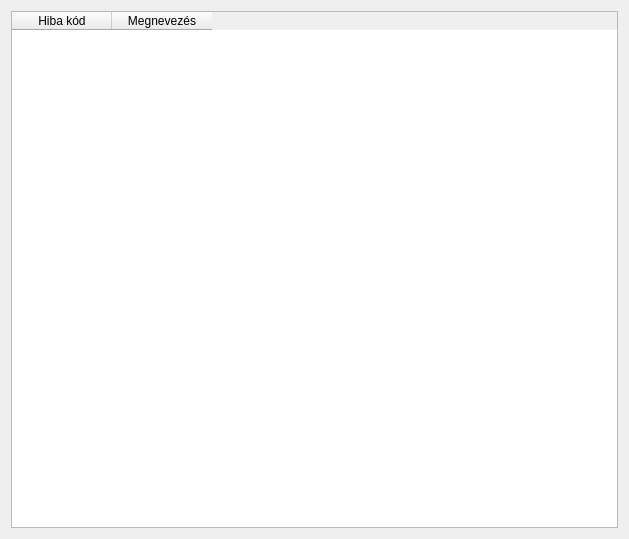
<?xml version="1.0" encoding="UTF-8"?>
<ui version="4.0">
 <class>apiErrorCodes</class>
 <widget class="QWidget" name="apiErrorCodes">
  <property name="geometry">
   <rect>
    <x>0</x>
    <y>0</y>
    <width>629</width>
    <height>539</height>
   </rect>
  </property>
  <property name="windowTitle">
   <string>Form</string>
  </property>
  <layout class="QVBoxLayout" name="verticalLayout">
   <item>
    <widget class="QTableWidget" name="errcodesTW">
     <column>
      <property name="text">
       <string>Hiba kód</string>
      </property>
     </column>
     <column>
      <property name="text">
       <string>Megnevezés</string>
      </property>
     </column>
    </widget>
   </item>
  </layout>
 </widget>
 <resources/>
 <connections/>
</ui>
